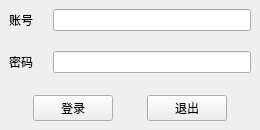
<?xml version="1.0" encoding="UTF-8"?>
<ui version="4.0">
 <class>Login</class>
 <widget class="QMainWindow" name="Login">
  <property name="geometry">
   <rect>
    <x>0</x>
    <y>0</y>
    <width>260</width>
    <height>130</height>
   </rect>
  </property>
  <property name="sizePolicy">
   <sizepolicy hsizetype="Fixed" vsizetype="Fixed">
    <horstretch>0</horstretch>
    <verstretch>0</verstretch>
   </sizepolicy>
  </property>
  <property name="minimumSize">
   <size>
    <width>260</width>
    <height>130</height>
   </size>
  </property>
  <property name="maximumSize">
   <size>
    <width>260</width>
    <height>130</height>
   </size>
  </property>
  <property name="windowTitle">
   <string>途观科技</string>
  </property>
  <widget class="QWidget" name="centralwidget">
   <layout class="QGridLayout" name="gridLayout">
    <item row="0" column="0">
     <layout class="QVBoxLayout" name="verticalLayout">
      <property name="spacing">
       <number>20</number>
      </property>
      <item>
       <layout class="QFormLayout" name="formLayout">
        <item row="0" column="0">
         <widget class="QLabel" name="Label">
          <property name="text">
           <string>账号</string>
          </property>
         </widget>
        </item>
        <item row="0" column="1">
         <widget class="QLineEdit" name="LineEdit_user"/>
        </item>
        <item row="1" column="0">
         <widget class="QLabel" name="Label_2">
          <property name="text">
           <string>密码</string>
          </property>
         </widget>
        </item>
        <item row="1" column="1">
         <widget class="QLineEdit" name="LineEdit_password">
          <property name="echoMode">
           <enum>QLineEdit::Password</enum>
          </property>
         </widget>
        </item>
       </layout>
      </item>
      <item>
       <layout class="QHBoxLayout" name="horizontalLayout">
        <property name="spacing">
         <number>10</number>
        </property>
        <item>
         <widget class="QPushButton" name="pushButton_login">
          <property name="sizePolicy">
           <sizepolicy hsizetype="Fixed" vsizetype="Fixed">
            <horstretch>0</horstretch>
            <verstretch>0</verstretch>
           </sizepolicy>
          </property>
          <property name="text">
           <string>登录</string>
          </property>
         </widget>
        </item>
        <item>
         <widget class="QPushButton" name="pushButton_quit">
          <property name="sizePolicy">
           <sizepolicy hsizetype="Fixed" vsizetype="Fixed">
            <horstretch>0</horstretch>
            <verstretch>0</verstretch>
           </sizepolicy>
          </property>
          <property name="text">
           <string>退出</string>
          </property>
         </widget>
        </item>
       </layout>
      </item>
     </layout>
    </item>
   </layout>
  </widget>
 </widget>
 <resources/>
 <connections/>
</ui>
